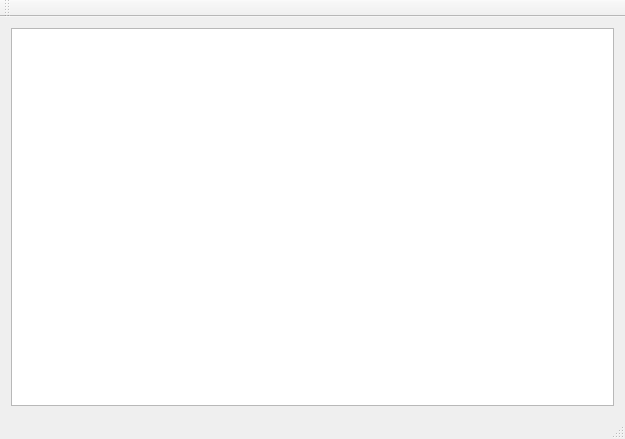
<?xml version="1.0" encoding="UTF-8"?>
<ui version="4.0">
 <class>MainWindow</class>
 <widget class="QMainWindow" name="MainWindow">
  <property name="geometry">
   <rect>
    <x>0</x>
    <y>0</y>
    <width>625</width>
    <height>439</height>
   </rect>
  </property>
  <property name="windowTitle">
   <string>MainWindow</string>
  </property>
  <widget class="QWidget" name="centralWidget">
   <layout class="QVBoxLayout" name="verticalLayout">
    <item>
     <widget class="QPlainTextEdit" name="plainTextEdit"/>
    </item>
   </layout>
  </widget>
  <widget class="QMenuBar" name="menuBar">
   <property name="geometry">
    <rect>
     <x>0</x>
     <y>0</y>
     <width>625</width>
     <height>23</height>
    </rect>
   </property>
  </widget>
  <widget class="QToolBar" name="mainToolBar">
   <attribute name="toolBarArea">
    <enum>TopToolBarArea</enum>
   </attribute>
   <attribute name="toolBarBreak">
    <bool>false</bool>
   </attribute>
  </widget>
  <widget class="QStatusBar" name="statusBar"/>
 </widget>
 <layoutdefault spacing="6" margin="11"/>
 <resources/>
 <connections/>
</ui>
